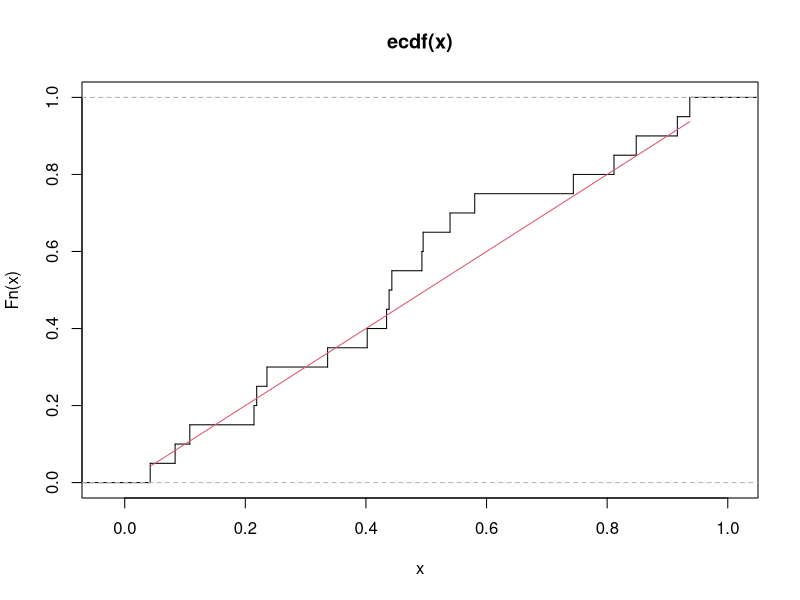
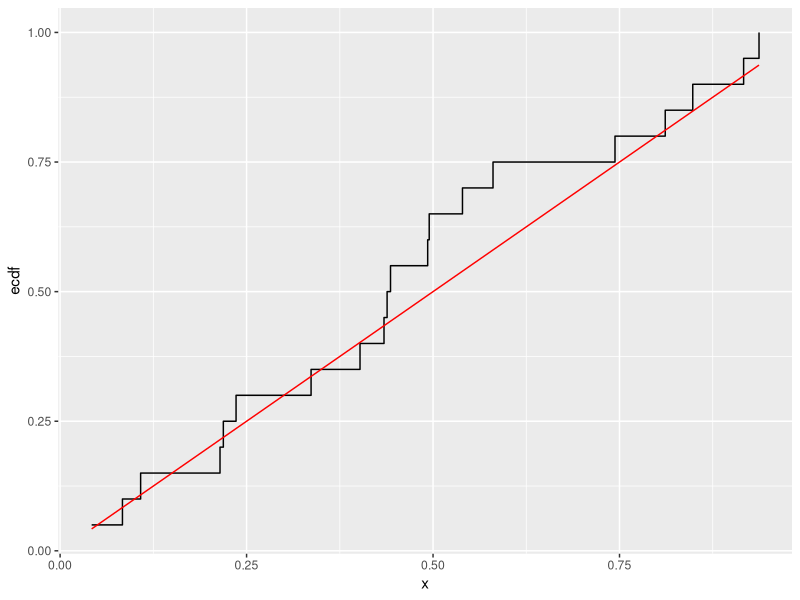
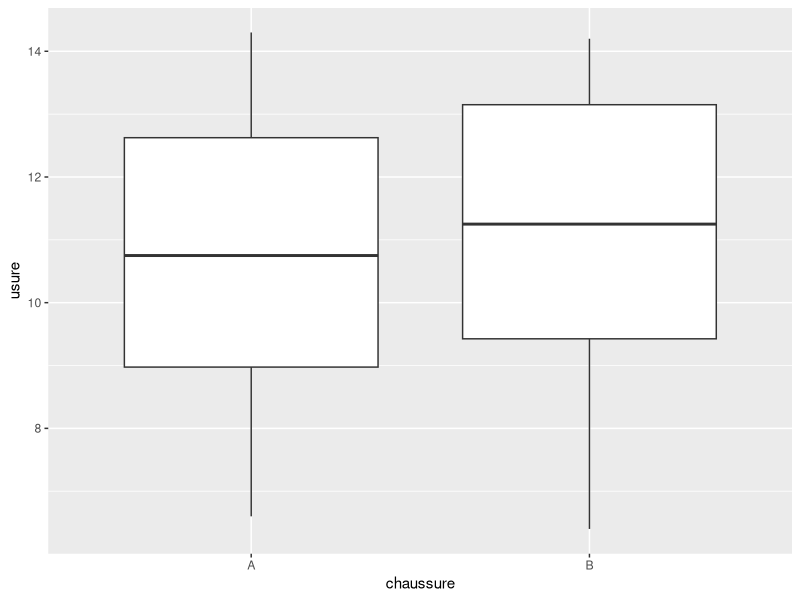
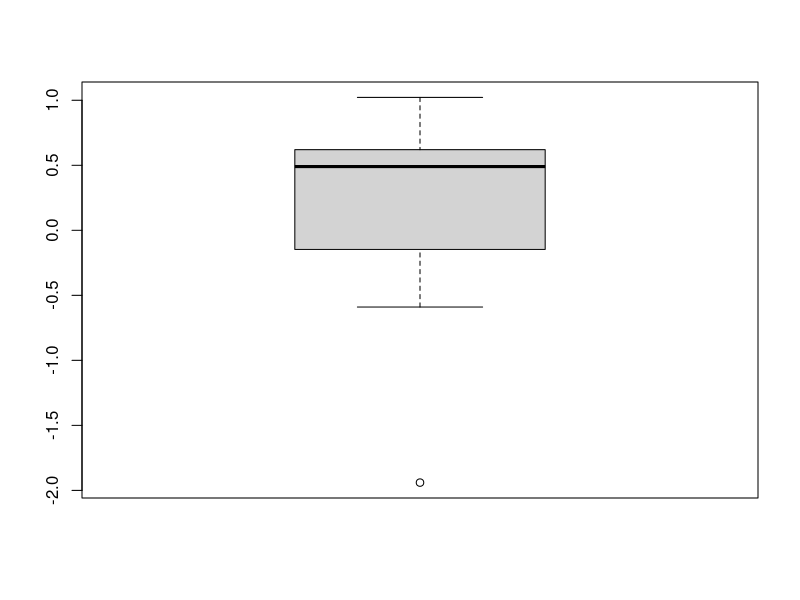
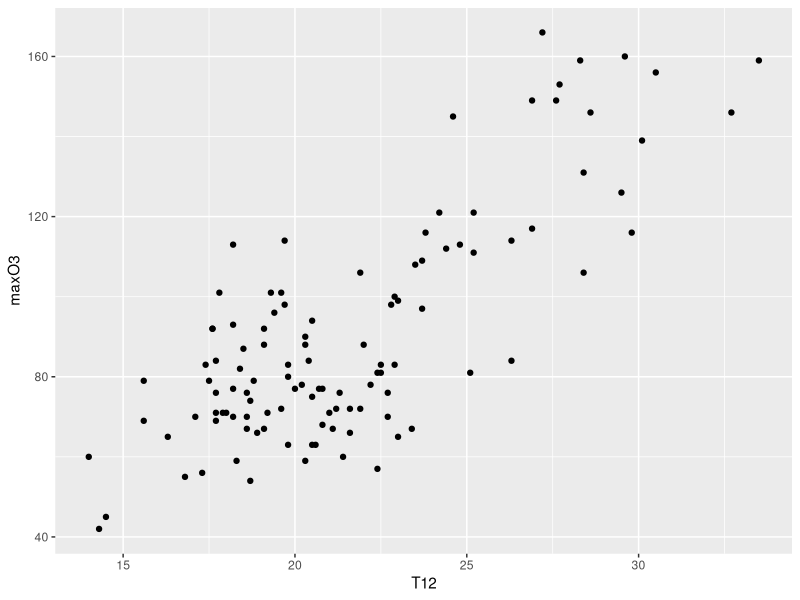
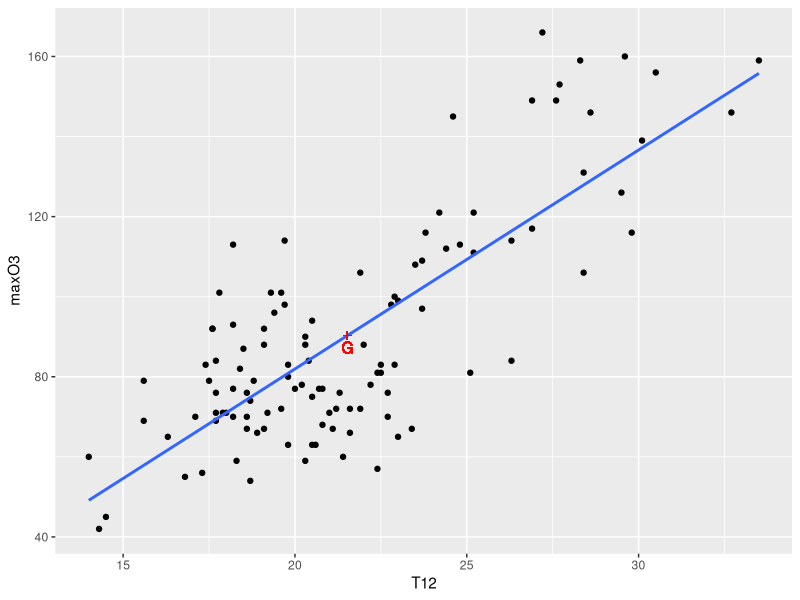
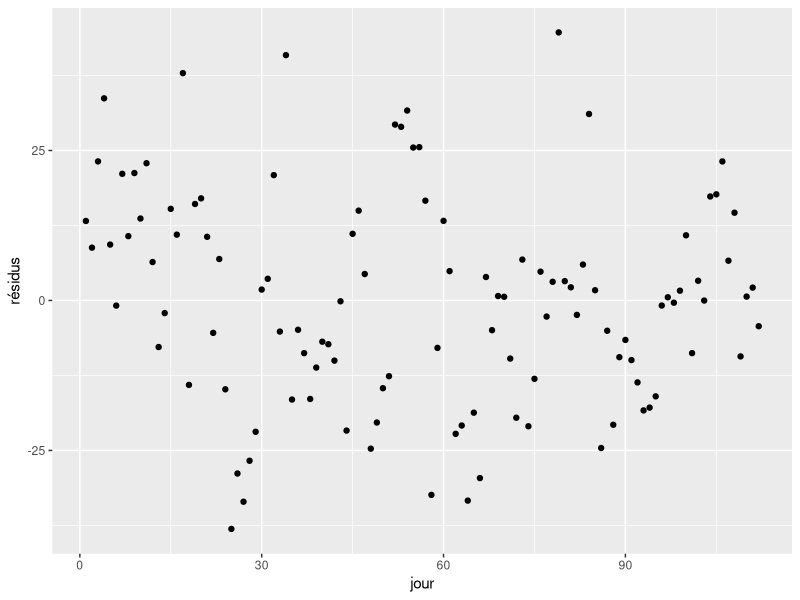
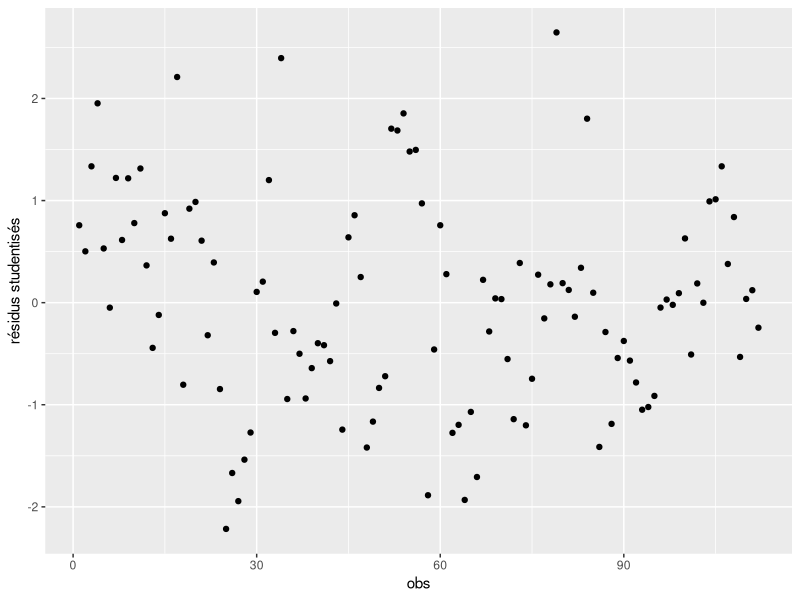

Recreate these plots in R, in order.
## ---- chunk 1
knitr::opts_chunk$set(echo = TRUE)
library(ggplot2)
## ---- chunk 2
# a) échantillon de variables aléatoires de loi uniforme sur [0,1] :

x= runif(20)
  
# b) fonction de répartition empirique :  
fn=ecdf(x)
plot(fn, verticals=TRUE, do.points=FALSE)
  
# c) superposer la fonctin de répartition de la loi  uniforme sur [0,1]
u=seq(0,1,by=0.01)
y=punif(x)
lines(x,y,col=2)

## Avec ggplot
data_ecdf=data.frame(x=x,ecdf=fn(x),y=punif(x))

ggplot(data_ecdf,aes(x=x))+geom_step(aes(y=ecdf))+geom_line(aes(y=y),color="red")

## ---- chunk 3


# test de Kolmagorov Smirnov
ks.test(x,'punif')

## ---- chunk 4
usureA=c(13.2,8.2,10.9,14.3,10.7,6.6,9.5,10.8,8.8,13.3)
usureB=c(14,8.8,11.2,14.2,11.8,6.4,9.8,11.3,9.3,13.6)

data_usure=data.frame(usure=c(usureA,usureB),chaussure=rep(c("A","B"),each=10))

ggplot(data_usure,aes(x=chaussure,y=usure))+geom_boxplot()


shapiro.test(usureA)
shapiro.test(usureB)
## ---- chunk 5

t.test(usureA, usureB,alternative="less")
## ---- chunk 6

t.test(usureA, usureB,alternative="less",paired=TRUE)

#ou bien
D=usureA-usureB
t.test(D,mu=0,alternative="less")
## ---- chunk 7

sqrt(var(usureA)/10+var(usureB)/10)
sqrt(var(D)/10)
## ---- chunk 8
x <- c(1.83,  0.50,  1.62,  2.48, 1.68, 1.88, 1.55,1.2, 0.7)
y <- c(0.878, 0.647, 0.598, 2.05, 1.06, 1.29, 1.06, 3.14, 1.29)
d=x-y
boxplot(d)

## ---- chunk 9
shapiro.test(d)
## ---- chunk 10
wilcox.test(x, y, paired = TRUE, alternative = "greater")
## ---- chunk 11
ozone <- read.table("ozone.txt", header = TRUE)
summary(ozone)
## ---- chunk 12
ozone <- ozone[, c("maxO3", "T12")]
summary(ozone)
## ---- chunk 13
library(ggplot2)
ggplot(ozone) + aes(x = T12, y = maxO3) + geom_point()
## ---- chunk 14
reg <- lm(maxO3~T12, data = ozone)
summary(reg)
## ---- chunk 15
names(reg)
## ---- chunk 16
beta <- reg$coefficients
beta
## ---- chunk 17
SCR <- sum((ozone$maxO3 - (beta[1] + beta[2]*ozone$T12))^2)
n <- nrow(ozone)
sigmahat <- sqrt(SCR/(n - 2))
sigmahat
## ---- chunk 18
plot1 <- ggplot(ozone) + aes(x = T12, y = maxO3) + geom_point() + geom_smooth(method = 'lm', se = F)
plot1 <- plot1 + geom_point(x = mean(ozone$T12), y = mean(ozone$maxO3), colour = "red", shape = 3)
plot1 <- plot1 + geom_text(x = mean(ozone$T12), y = mean(ozone$maxO3), label = "G", colour = "red", vjust = 1.5)
plot1
## ---- chunk 19
n <- nrow(ozone)
data_reg=data.frame(obs=1:n,residus=residuals(reg))
ggplot(data_reg,aes(x=obs,y=residus))+geom_point() + xlab("jour") + ylab("résidus")
## ---- chunk 20
n <- nrow(ozone)
data_reg=data.frame(obs=1:n,residus=rstudent(reg))
ggplot(data_reg,aes(x=obs,y=residus))+geom_point() + ylab("résidus studentisés")
## ---- chunk 21
plot2 <- ggplot(data.frame(rstudent(reg)), aes(x = rstudent(reg)))
plot2 <- plot2 + geom_line(stat = "density") + stat_function(fun = dt, args = list(df = 109), col = "red")
plot2
## ---- chunk 22
maxO3p <- beta[1] + beta[2]*25
maxO3p
## ---- chunk 23
demain <- data.frame(25)
colnames(demain) <- "T12"
predict(reg, newdata = demain)
## ---- chunk 24
predict(reg, newdata = demain, interval = "prediction")
## ---- chunk 25
ozone <- read.table("ozone.txt", header = TRUE)
summary(ozone)
ozone <- ozone[, 1:11]
## ---- chunk 26
summary(ozone)
## ---- chunk 27
reg <- lm(maxO3~., data = ozone)
## ---- chunk 28
summary(reg)
## ---- chunk 29
F <- (112 - 11)/(11 - 1)*0.7638/(1 - 0.7638)
F
## ---- chunk 30
library(leaps)
choix <- regsubsets(maxO3~., data = ozone, nbest = 1, nvmax = 11)
plot(choix, scale="bic")
## ---- chunk 31
regbis <- lm(maxO3~T12 + Ne9 + Vx9 + maxO3v, data = ozone)
summary(regbis)
library(leaps)
choixbis <- regsubsets(maxO3~T12 + Ne9 + Vx9 + maxO3v, data = ozone, nbest = 1, nvmax = 5)
plot(choixbis, scale = "bic")
## ---- chunk 32
ozone <- read.table("ozone.txt",header=TRUE)
summary(ozone)
ozone <- ozone[,c("maxO3","vent")]
## ---- chunk 33
summary(ozone)
## ---- chunk 34
library(ggplot2)
ggplot(ozone)+aes(x=vent,y=maxO3)+geom_boxplot() 
## ---- chunk 35
modele <- lm(maxO3~vent,data=ozone)
summary(modele)
anova(modele)
## ---- chunk 36
n <- nrow(ozone)
df <- data.frame(index=1:n,res=rstudent(modele))
ggplot(df)+aes(x=index,y=res)+geom_point()
## ---- chunk 37
df2 <- data.frame(df,vent=ozone$vent)
ggplot(df2)+aes(x=index,y=res)+geom_point()+facet_grid(.~vent)
## ---- chunk 38
library(ggplot2) 
ggplot(df2)+aes(x=vent,y=res)+geom_boxplot()
## ---- chunk 39
summary(modele)
## ---- chunk 40
ggplot(ozone)+aes(x=vent,y=maxO3)+geom_boxplot() 
## ---- chunk 41
modele2 <- lm(maxO3~vent,data=ozone)
summary(modele2) 
